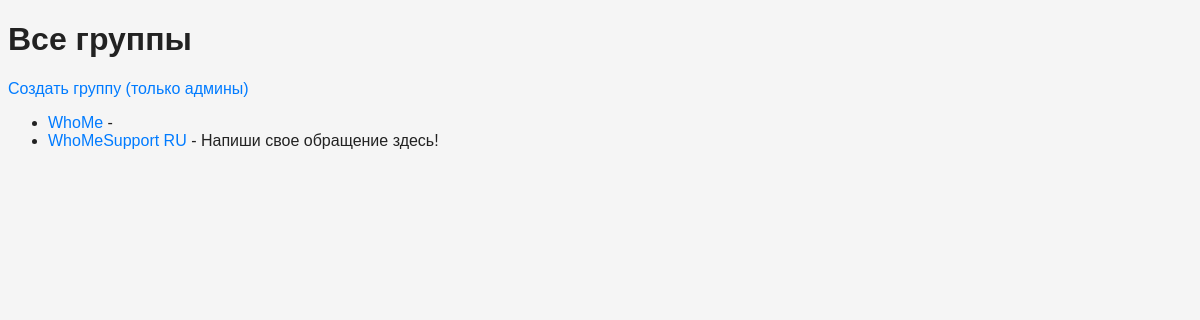
Screenshot of /channels with the database file from the repository.
### tables this page shows
CREATE TABLE channels(
        id INTEGER PRIMARY KEY AUTOINCREMENT,
        name TEXT UNIQUE,
        description TEXT,
        owner_id INTEGER
    );

### main.py (the view)
@app.get("/channels", response_class=HTMLResponse)
def list_channels(request: Request):
    me = cur_user(request)
    with db() as c:
        channels = c.execute("SELECT * FROM channels ORDER BY name ASC").fetchall()
    return templates.TemplateResponse("channels.html", {
        "request": request, "channels": channels, "me": me
    })

### templates/channels.html (shortened to what this page needs)
<!DOCTYPE html>
<html lang="en">
<head>
     <link rel="stylesheet" href="/static/style.css">
</head>
<body>
    <h1>Все группы</h1>
    <a href="/channels/create">Создать группу (только админы)</a>
    <ul>
        {% for channel in channels %}
        <li>
            <a href="/channel/{{ channel.id }}">{{ channel.name }}</a>
            - {{ channel.description }}
        </li>
        {% endfor %}
    </ul>
</body>
</html>

### static/style.css (style rules this page uses)
body { background-color: #f5f5f5; color: #222; font-family: Arial, sans-serif; transition: background-color 0.3s, color 0.3s; }
a { color: #007bff; text-decoration: none; }
:root { --input-bg: #fff; --input-text: #111; --input-border: #ccc; --button-bg: #eee; --button-text: #111; }
:root { --bg-color: #fff; --text-color: #111; --border-color: #ccc; --button-bg: #eee; --button-text: #111; }

### rows the page displays
channels: name "WhoMe"
channels: name "WhoMeSupport RU", description "Напиши свое обращение здесь!"
